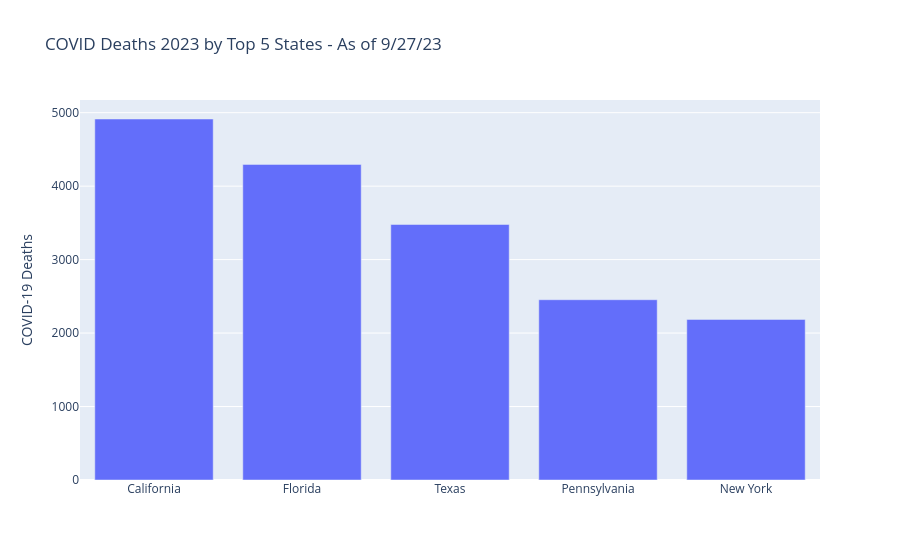

The cell this chart's notebook holds for it:
### Code cell
covid_deaths_by_top_5_states = (
    df
    .filter(
        pl.col('State') != 'United States',
        pl.col('Year') == 2023,
        pl.col('Age Group') == 'All Ages',
        pl.col('Sex') == 'All Sexes'
    )
    .group_by('State')
    .agg(pl.col('COVID-19 Deaths').sum())
    .sort(by='COVID-19 Deaths', descending=True)
    .head()
)

fig = px.bar(
    covid_deaths_by_top_5_states, 
    x='State', 
    y='COVID-19 Deaths', 
    title='COVID Deaths 2023 by Top 5 States - As of 9/27/23',
)

fig.update_layout(xaxis_title=None)
fig.show()

### Figure 1 — Plotly figure (JSON) as saved in the notebook; plotly's stock layout.template omitted (floating-point values rounded to 4 significant figures)
{"data": [{"hovertemplate": "State=%{x}<br>COVID-19 Deaths=%{y}<extra></extra>", "legendgroup": "", "marker": {"color": "#636efa", "pattern": {"shape": ""}}, "name": "", "orientation": "v", "showlegend": false, "textposition": "auto", "type": "bar", "x": ["California", "Florida", "Texas", "Pennsylvania", "New York"], "xaxis": "x", "y": [4914, 4296, 3478, 2454, 2186], "yaxis": "y"}], "layout": {"barmode": "relative", "legend": {"tracegroupgap": 0}, "title": {"text": "COVID Deaths 2023 by Top 5 States - As of 9/27/23"}, "xaxis": {"anchor": "y", "domain": [0, 1], "title": {}}, "yaxis": {"anchor": "x", "domain": [0, 1], "title": {"text": "COVID-19 Deaths"}}}}
